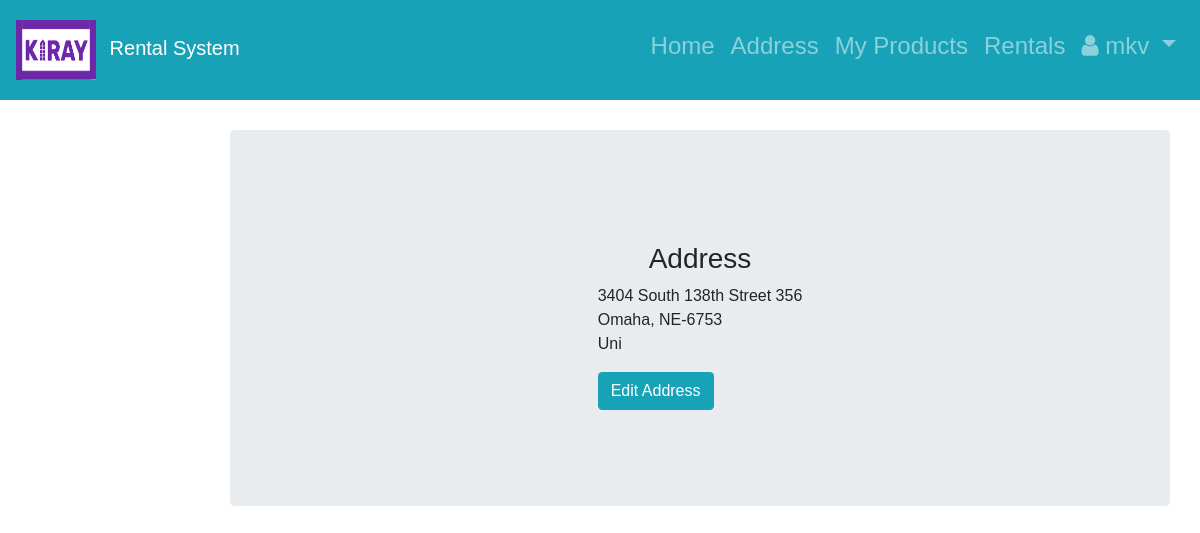
Page /address/1/ (signed in) on the committed database.
### RentalApp/models.py (models this page shows, shortened)
class Customer(AbstractUser):
    CURRENCIES = (
                     ('USD', _('United States Dollar')),
                     ('AED', _('United Arab Emirates Dirham')),
                     ('AFN', _('Afghan Afghani')),
                     ('ALL', _('Albanian Lek')),
                     ('AMD', _('Armenian Dram')),
                     ('ANG', _('Netherlands Antillean Guilder')),
                     ('AOA', _('Angolan Kwanza')),
                     ('ARS', _('Argentine Peso')),
                     ('AUD', _('Australian Dollar')),
                     ('AWG', _('Aruban Florin')),
                     ('AZN', _('Azerbaijani Manat')),
                     ('BAM', _('Bosnia-Herzegovina Convertible Mark')),
                     ('BBD', _('Barbadian Dollar')),
                     ('BDT', _('Bangladeshi Taka')),
                     ('BGN', _('Bulgarian Lev')),
                     ('BHD', _('Bahraini Dinar')),
                     ('BIF', _('Burundian Franc')),
                     ('BMD', _('Bermudan Dollar')),
                     ('BND', _('Brunei Dollar')),
                     ('BOB', _('Bolivian Boliviano')),
                     ('BRL', _('Brazilian Real')),
                     ('BSD', _('Bahamian Dollar')),
                     ('BTN', _('Bhutanese Ngultrum')),
                     ('BWP', _('Botswanan Pula')),
                     ('BZD', _('Belize Dollar')),
                     ('CAD', _('Canadian Dollar')),
                     ('CDF', _('Congolese Franc')),
                     ('CHF', _('Swiss Franc')),
                     ('CLF', _('Chilean Unit of Account UF')),
                     ('CLP', _('Chilean Peso')),
                     ('CNH', _('Chinese Yuan Offshore')),
                     ('CNY', _('Chinese Yuan')),
                     ('COP', _('Colombian Peso')),
                     ('CUP', _('Cuban Peso')),
                     ('CVE', _('Cape Verdean Escudo')),
                     ('CZK', _('Czech Republic Koruna')),
                     ('DJF', _('Djiboutian Franc')),
                     ('DKK', _('Danish Krone')),
                     ('DOP', _('Dominican Peso')),
                     ('DZD', _('Algerian Dinar')),
                     ('EGP', _('Egyptian Pound')),
                     ('ERN', _('Eritrean Nakfa')),
                     ('ETB', _('Ethiopian Birr')),
                     ('EUR', _('Euro')),
                     ('FJD', _('Fijian Dollar')),
                     ('FKP', _('Falkland Islands Pound')),
                     ('GBP', _('British Pound Sterling')),
                     ('GEL', _('Georgian Lari')),
                     ('GHS', _('Ghanaian Cedi')),
                     ('GIP', _('Gibraltar Pound')),
                     ('GMD', _('Gambian Dalasi')),
                     ('GNF', _('Guinean Franc')),
                     ('GTQ', _('Guatemalan Quetzal')),
                     ('GYD', _('Guyanaese Dollar')),
                     ('HKD', _('Hong Kong Dollar')),
                     ('HNL', _('Honduran Lempira')),
                     ('HRK', _('Croatian Kuna')),
                     ('HTG', _('Haitian Gourde')),
                     ('HUF', _('Hungarian Forint')),
                     ('IDR', _('Indonesian Rupiah')),
                     ('ILS', _('Israeli New Sheqel')),
                     ('INR', _('Indian Rupee')),
                     ('IQD', _('Iraqi Dinar')),
                     ('IRR', _('Iranian Rial')),
                     ('ISK', _('Icelandic Krona')),
                     ('JMD', _('Jamaican Dollar')),
                     ('JOD', _('Jordanian Dinar')),
                     ('JPY', _('Japanese Yen')),
                     ('KES', _('Kenyan Shilling')),
                     ('KGS', _('Kyrgystani Som')),
                     ('KHR', _('Cambodian Riel')),
                     ('KMF', _('Comorian Franc')),
                     ('KPW', _('North Korean Won')),
                     ('KRW', _('South Korean Won')),
                     ('KWD', _('Kuwaiti Dinar')),
                     ('KYD', _('Cayman Islands Dollar')),
                     ('KZT', _('Kazakhstani Tenge')),
                     ('LAK', _('Laotian Kip')),
                     ('LBP', _('Lebanese Pound')),
                     ('LKR', _('Sri Lankan Rupee')),
                     ('LRD', _('Liberian Dollar')),
                     ('LSL', _('Lesotho Loti')),
                     ('LYD', _('Libyan Dinar')),
                     ('MAD', _('Moroccan Dirham')),
                     ('MDL', _('Moldovan Leu')),
                     ('MGA', _('Malagasy Ariary')),
                     ('MKD', _('Macedonian Denar')),
                     ('MMK', _('Myanma Kyat')),
                     ('MNT', _('Mongolian Tugrik')),
                     ('MOP', _('Macanese Pataca')),
                     ('MRU', _('Mauritanian Ouguiya')),
                     ('MUR', _('Mauritian Rupee')),
                     ('MVR', _('Maldivian Rufiyaa')),
                     ('MWK', _('Malawian Kwacha')),
                     ('MXN', _('Mexican Peso')),
                     ('MYR', _('Malaysian Ringgit')),
                     ('MZN', _('Mozambican Metical')),
                     ('NAD', _('Namibian Dollar')),
                     ('NGN', _('Nigerian Naira')),
                     ('NOK', _('Norwegian Krone')),
                     ('NPR', _('Nepalese Rupee')),
                     ('NZD', _('New Zealand Dollar')),
                     ('OMR', _('Omani Rial')),
                     ('PAB', _('Panamanian Balboa')),
                     ('PEN', _('Peruvian Nuevo Sol')),
                     ('PGK', _('Papua New Guinean Kina')),
                     ('PHP', _('Philippine Peso')),
                     ('PKR', _('Pakistani Rupee')),
                     ('PLN', _('Polish Zloty')),
                     ('PYG', _('Paraguayan Guarani')),
                     ('QAR', _('Qatari Rial')),
                     ('RON', _('Romanian Leu')),
                     ('RSD', _('Serbian Dinar')),
                     ('RUB', _('Russian Ruble')),
                     ('RWF', _('Rwandan Franc')),
                     ('SAR', _('Saudi Riyal')),
                     ('SBD', _('Solomon Islands Dollar')),
                     ('SCR', _('Seychellois Rupee')),
                     ('SDG', _('Sudanese Pound')),
                     ('SEK', _('Swedish Krona')),
                     ('SGD', _('Singapore Dollar')),
                     ('SHP', _('Saint Helena Pound')),
                     ('SLL', _('Sierra Leonean Leone')),
                     ('SOS', _('Somali Shilling')),
                     ('SRD', _('Surinamese Dollar')),
                     ('SYP', _('Syrian Pound')),
                     ('SZL', _('Swazi Lilangeni')),
                     ('THB', _('Thai Baht')),
                     ('TJS', _('Tajikistani Somoni')),
                     ('TMT', _('Turkmenistani Manat')),
                     ('TND', _('Tunisian Dinar')),
                     ('TOP', _('Tongan Paanga')),
                     ('TRY', _('Turkish Lira')),
                     ('TTD', _('Trinidad and Tobago Dollar')),
                     ('TWD', _('New Taiwan Dollar')),
                     ('TZS', _('Tanzanian Shilling')),
                     ('UAH', _('Ukrainian Hryvnia')),
                     ('UGX', _('Ugandan Shilling')),
                     ('UYU', _('Uruguayan Peso')),
                     ('UZS', _('Uzbekistan Som')),
                     ('VND', _('Vietnamese Dong')),
                     ('VUV', _('Vanuatu Vatu')),
                     ('WST', _('Samoan Tala')),
                     ('XAF', _('CFA Franc BEAC')),
                     ('XCD', _('East Caribbean Dollar')),
                     ('XDR', _('Special Drawing Rights')),
                     ('XOF', _('CFA Franc BCEAO')),
                     ('XPF', _('CFP Franc')),
                     ('YER', _('Yemeni Rial')),
                     ('ZAR', _('South African Rand')),
                     ('ZMW', _('Zambian Kwacha')),
        )
    phone_regex = RegexValidator(regex=r'^\+?1?\d{9,15}$',
                                 message="Phone number must be entered in the format: '+999999999'. Up to 15 digits \
                                 allowed.")
    phone_number = models.CharField(validators=[phone_regex], max_length=30, blank=True)
    view_currency = models.CharField(default='USD', max_length=3, choices=CURRENCIES, verbose_name='View currency as')

class Address(models.Model):
    addressId = models.AutoField(auto_created=True, primary_key=True)
    customer = models.OneToOneField(Customer, on_delete=models.CASCADE, default=' ', null=True, blank=True,
                                    related_name='address')
    address1 = models.CharField(
        "Address line 1",
        max_length=1024,
    )
    address2 = models.CharField(
        "Address line 2",
        max_length=1024,
        blank=True
    )
    zip_code = models.CharField(
        "ZIP / Postal code",
        max_length=12,
    )
    city = models.CharField(
        "City",
        max_length=1024,
    )
    state = models.CharField(
        "State",
        max_length=1024
    )
    country = models.CharField(
        "Country",
        max_length=1024,
    )
    class Meta:
        verbose_name = "Address"
        verbose_name_plural = "Addresses"

### RentalApp/views.py (the view, shortened to what this page needs)
# urls.py: path('address/<int:pk>/',AddressView.as_view(),name='address'),
class AddressView(LoginRequiredMixin, DetailView):
    model = Address
    template_name = 'address.html'
    login_url = '/users/login/'

### templates/address.html
{% extends 'base.html' %}
{% block content %}
<div class="jumbotron">
    <h3 class="text-center pt-5">Address</h3>
    <div class="form-group row justify-content-center">
<div>
   <address> {{object.address1}}
       {% if not object.address2 is None %}
{{object.address2}} {%endif%}<br>
    {{object.city}}, {{object.state}}-{{object.zip_code}}<br>
{{object.country}}<br>
   </address>
    <p>{% if address is None %}<a href="{% url 'RentalApp:add_address' %}" role="button" class="btn btn-info">Add Address</a>
        {% else %}<a href="{% url 'RentalApp:edit_address' object.pk%}" role="button" class="btn btn-info">Edit Address</a>{% endif %}</p>
    </div>
    </div>
</div>
{% endblock content%}

### templates/base.html (shortened to what this page needs)
<!doctype html>
<html lang="en">
  <head>
       {% load static %}
      <link href="http://maxcdn.bootstrapcdn.com/font-awesome/4.1.0/css/font-awesome.min.css" rel="stylesheet">
    <link rel="stylesheet" href="https://stackpath.bootstrapcdn.com/bootstrap/4.1.3/css/bootstrap.min.css">
    <link href="../static/css/base.css" rel="stylesheet">
    <link rel="stylesheet" type="text/css" href="{% static 'css/base.css' %}">
  </head>
  <body>
    <nav class="navbar navbar-expand-md navbar-dark bg-info md-4">
        <a href="{% url 'RentalApp:item_list' %}" class="navbar-brand">
            <img src="{% static 'images/logo.png' %}" height="60" width="80" alt="Rental System" class="d-inline-block align-middle mr-2">
            Rental System
        </a>
           <div class="collapse navbar-collapse bg-info" id="navbarNav">
              {% if user.is_authenticated %}
            <ul class="nav navbar-nav ml-auto w-100 justify-content-end">
              <li class="nav-item active" style="text-align: right">
                <h4><a class="nav-link" href="{% url 'RentalApp:item_list' %}">Home  <span class="sr-only">(current)</span></a></h4>
              </li>
              <li class="nav-item" style="text-align: right">
                <h4><a class="nav-link" href="{% if request.session.addressId is None%} {%url 'RentalApp:add_address'%} {%else%} {%url 'RentalApp:address' request.session.addressId%} {%endif%}"> Address  </a></h4>
              </li>
              <li class="nav-item active" style="text-align: right">
                <h4><a class="nav-link" href="{% url 'RentalApp:my_products' %}">My Products <span class="sr-only">(current)</span></a></h4>
              </li>
                <li class="nav-item active" style="text-align: right">
                <h4><a class="nav-link" href="{% url 'RentalApp:rental_history' %}">Rentals <span class="sr-only">(current)</span></a></h4>
              </li>
              <li class="nav-item active" style="text-align: right">
                  <h4><a class="nav-link dropdown-toggle" href="#" id="userMenu"\
                  data-toggle="dropdown" aria-haspopup="true" aria-expanded\
                                 ="false"><i class="fa fa-user icon"></i>
                    {{ user.username }}
                  </a>
                  </li>
              </ul>
            </div>
        {% endif %}
    </nav>
    <div class="content">
      {% block content %}
      {% endblock content %}
    </div>
  </body>
</html>

### static/css/base.css (style rules this page uses)
* { box-sizing: border-box; }
body { padding: 20px; font-family: Arial; }
.navbar { height: 100px; }
div.content { margin-left: 200px; padding: 30px 30px; }
body { margin: 0; padding: 0; height: 100vh; }

### rows in the picture
Customer: username "mkv"
Address: address1 "3404 South 138th Street", address2 "356", city "Omaha", state "NE", zip_code "6753", country "Uni"
